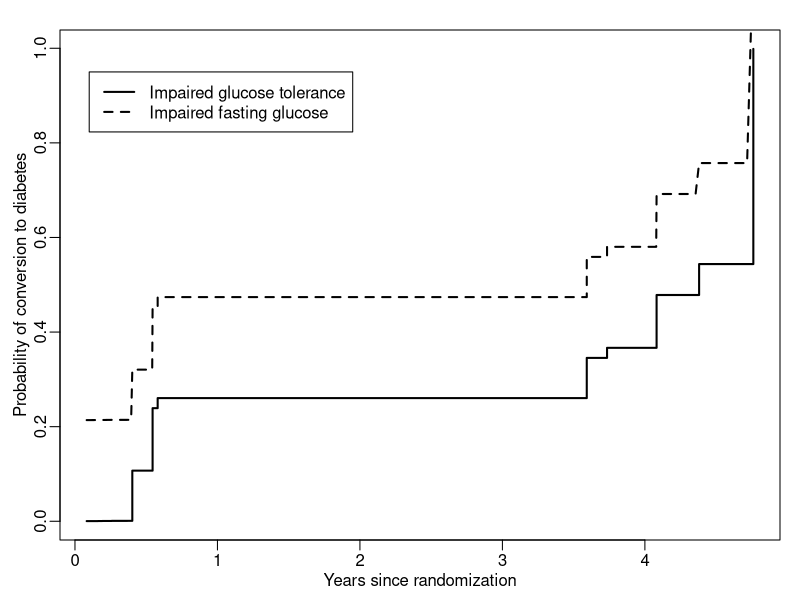

The R source for this figure:
### Data analysis using Probit model for current status data

options(width=100)

##### function to analyze the data

anal.dat <- function(mydata, tol0=1e-5, betai=c(1,0)) {
    
    xt <- mydata$xt
     z <- mydata$z
   dft <- mydata$dft
    
    pn <- length(xt)
    
#### EM
#### Inital
    
    alpha_old <- sort(log(xt))
    beta_old <- betai
    
    zo <- z[order(xt),]
    dfto <- dft[order(xt)]
        
#### Iteration

    eoi <- tol0 + 1
    iter <- 1
    
    while(eoi> tol0 & iter< 1000){
       
        iter <- iter +1
        
#### E step
        
        theta1 <- alpha_old + zo%*%beta_old
        
#### M Step
        
        tmp.the <- ifelse(dfto==1, pnorm(theta1), pnorm(theta1)-1)
        
        tmp3 <- ifelse(tmp.the==0, abs(theta1+1/theta1), dnorm(theta1)/tmp.the)
        
        imy <- theta1 + tmp3
        
        imybar <- imy-alpha_old
        
        beta_new <- coef(lm(imybar~zo-1))
        alpha_new <-isoreg(imy-zo%*%beta_new)$yf
        
        eoi <- sum(abs(beta_new-beta_old))
        
#### Log-likelihood
### likehood is increasing!!
        
## tmp1 <- alpha_new + zo%*%beta_new
## tmp2 <- ifelse(dfto==1, pnorm(tmp1), 1-pnorm(tmp1))
## cat("likelihood= ", log(prod(tmp2)),  "   beta= ", beta_new, "\n")

        alpha_old<-alpha_new
        beta_old<-beta_new
    }
    
        
    return(list(iter=(iter<1000), xto=sort(xt), hata=alpha_new, hatb=beta_old, cenp=sum(dft)/pn))
}

############# Fit the data

library(Epi)
data(DMconv)

mydat0 <- with(DMconv, list(xt = ifelse(is.na(dfi), (dlw-doe)/365.25, (dfi-doe)/365.25), z = as.matrix(cbind(as.numeric(gtol)-1, 2-as.numeric(grp))), dft = as.numeric(!is.na(dfi))))

pp<-2
myres0 <- anal.dat(mydat0, betai=rnorm(pp))

pdf("dm.pdf", width=6, height=4, pointsize=10)
par(mar=c(3,3,1.5,1), mgp=c(1.5,0.5,0))

plot(myres0$xto, pnorm(myres0$hata), lwd=2, type="s", xlab="Years since randomization",ylab="Probability of conversion to diabetes")

lines(myres0$xto, pnorm(myres0$hata)+myres0$hatb[1], lty=2, lwd=2)
legend(0.1,0.95,legend = c("Impaired glucose tolerance", "Impaired fasting glucose"), lty=1:2, lwd=2)
dev.off()
